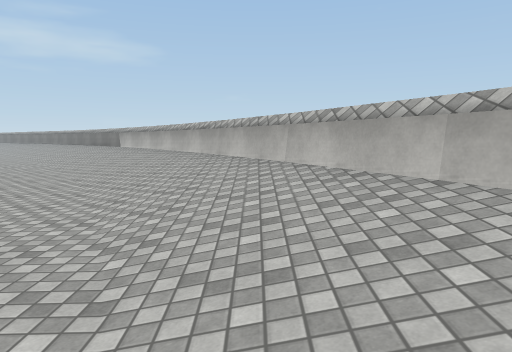
view 1 (above)

12 first-person views from a walk through a 3-D level made in the Unity game engine. The camera is 1.5 m above the floor, tilts 6° down and sees 70° across. The floor is counted in squares, 2 m on a side. Each view is taken from the middle of a square. On the plan, view 1 faces up. The plan holds only what a view shows up to about 11 squares ahead; the rest is blank. The place goes on beyond the plan. The player character is not drawn. Surface patterns are stand-ins for the level's own textures.

view 2
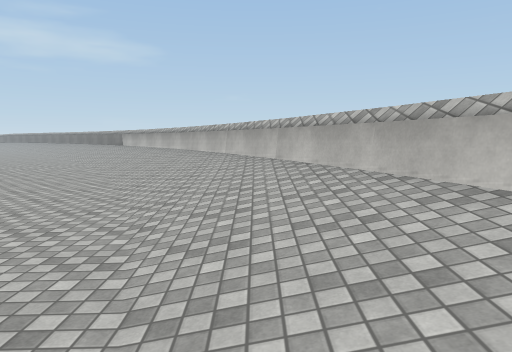

view 3
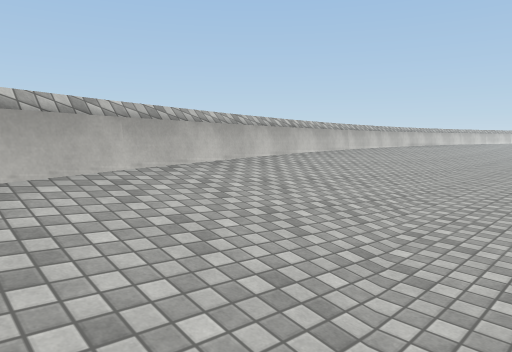

view 4
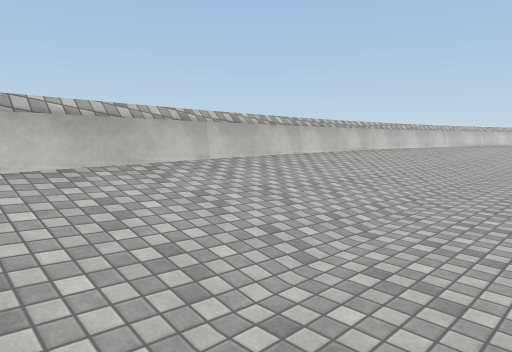

view 5
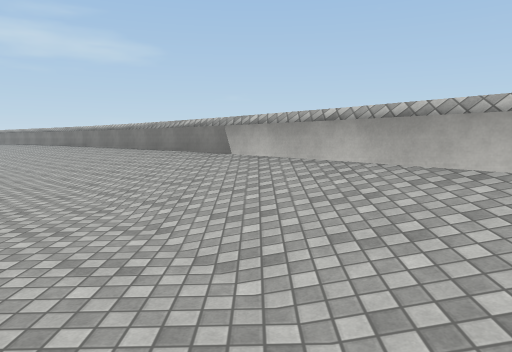

view 6
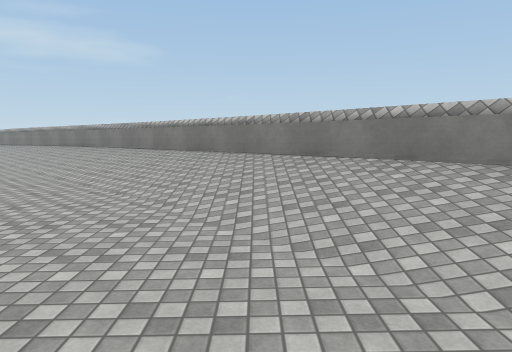

view 7
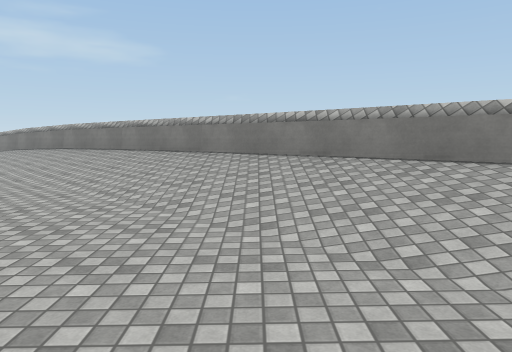

view 8
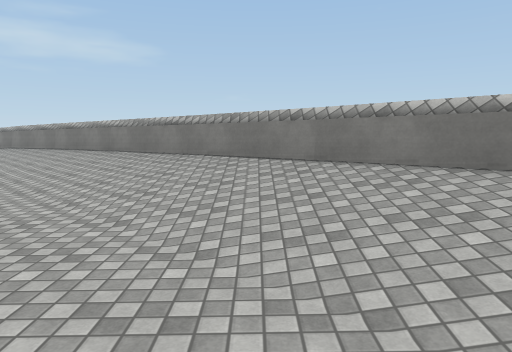

view 9
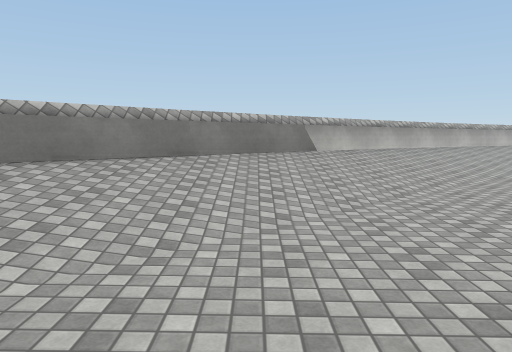

view 10
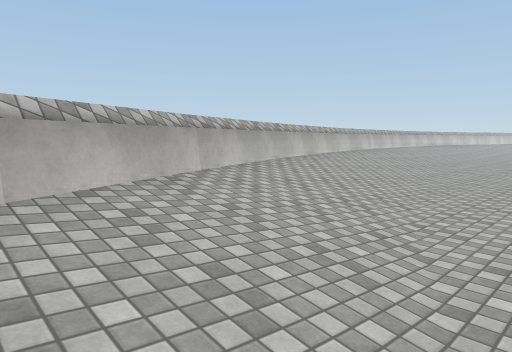

view 11
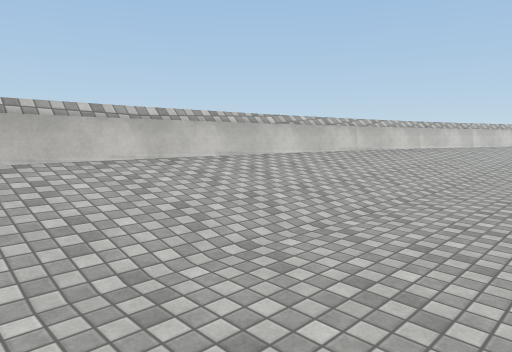

view 12
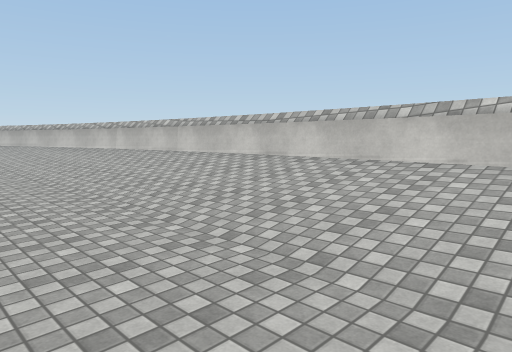

### Floor plan
Key: @ floor where view 1 was taken; # wall or solid block; . main floor; : floor 0.25 m higher than the main floor; - floor 0.25 m lower than the main floor; + floor 0.5 m higher than the main floor; * floor 0.75 m higher than the main floor; = window, fence, low wall or low ledge; ^ raised ledge.
Columns run from 16 left of view 1 to 4 right of it. Each row starts with its distance up from view 1.
 21 ++=^
 20 .:+#=
 19 ..:+*^#
 18  ...++^#
 17   ...++^#
 16   ....++##
 15    ....++^#
 14     ....++^
 13      ....+*^
 12       ....+*^
 11        ...:+=#
 10         ...:+^#
  9          ...++^
  8           ...+#^
  7           ...:+^
  6            ...+*^
  5            -...+##
  4             ...+=^
  3              ...+^
  2              ...+=^
  1               ..:+^
  0                .@+=#
 -1                ..:+^
 -2                ..:+^
 -3                ...+^
 -4                 ..+=^
 -5                 ..+*^
 -6                 ..:+^
 -7                 ..:+^
 -8                 ...+^
 -9                 ...+^
-10                 ...+^
-11                 ...+^
-12                 ...+^
-13                 ..:+^
-14                 ..:+^

Where each view was taken, in squares from view 1:
view 1: 0 up, 0 right, facing up
view 2: 3 down, 1 right, facing up
view 3: 2 up, 1 left, facing down-right
view 4: 3 down, 0 right, facing down-right
view 5: 6 up, 4 left, facing up
view 6: 9 up, 7 left, facing up
view 7: 14 up, 12 left, facing up
view 8: 13 up, 10 left, facing up
view 9: 13 up, 11 left, facing right
view 10: 5 up, 2 left, facing down-right
view 11: 8 down, 0 right, facing down-right
view 12: 14 down, 0 right, facing up-right
